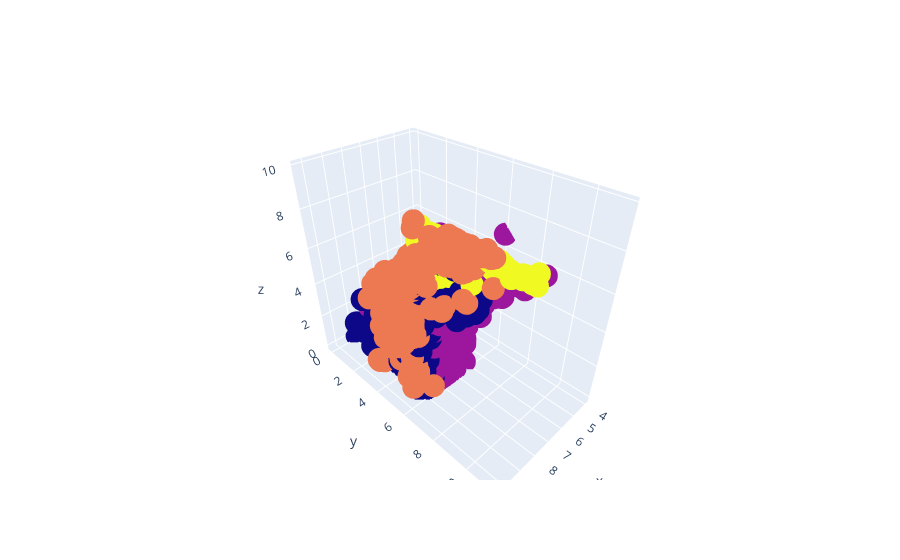

The code cell stored with this chart in its notebook:
### Markdown cell above
Sama halnya dengan proses sebelumnya, kali ini kita akan mencoba memvisualisasikan hasil tadi secara 3D dengan tambahan atribut MINIMUM_PAYMENTS

### Code cell
# Creating a 3D chart

fig = go.Figure()
fig.add_trace(go.Scatter3d(x=data_new['CREDIT_LIMIT'],
                         y = data_new['MINIMUM_PAYMENTS'], z = data_new['BALANCE'],
                         mode = 'markers',                      
                          marker = dict(color = grouper.labels_.astype(np.float)),
                        text = [0, 1, 2]))
fig.show()

### Figure 1 — Plotly figure (JSON) as saved in the notebook; plotly's stock layout.template omitted (floating-point values rounded to 4 significant figures; data arrays with more than 128 entries replaced by an {"elided": "..."} marker saying what was removed)
{"data": [{"marker": {"color": {"elided": "8950 int values"}}, "mode": "markers", "text": ["0", "1", "2"], "type": "scatter3d", "x": {"elided": "8950 float values"}, "y": {"elided": "8950 float values"}, "z": {"elided": "8950 float values"}}], "layout": {}}
